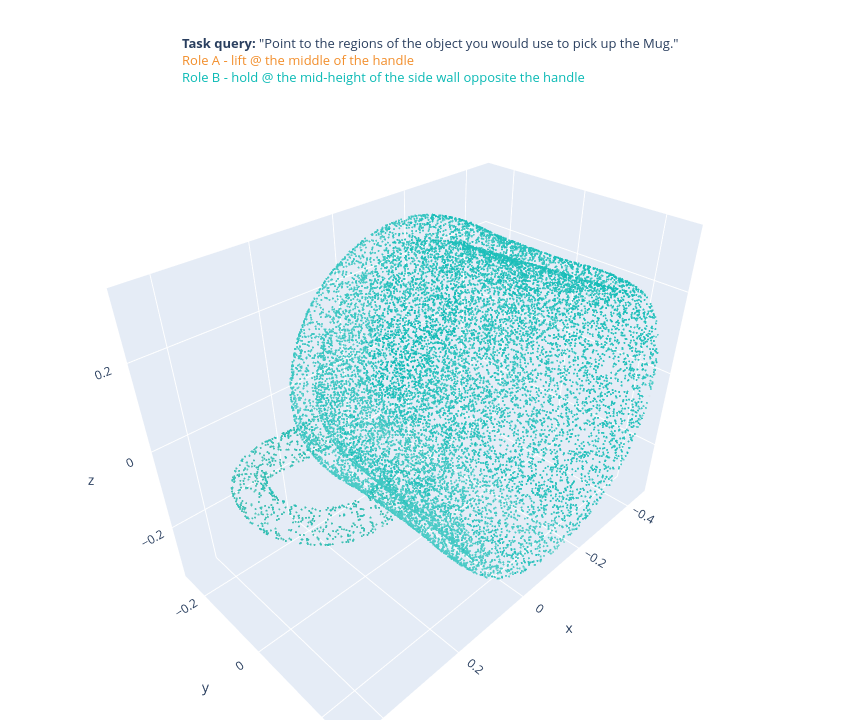

The code cell stored with this chart in its notebook:
### Markdown cell above
## 5 · The bimanual pair — both hands together
Show both coordinated regions on the canvas: this is the
two-region affordance the dataset is meant to produce.

### Code cell
# --- bimanual color scheme: role A = orange, role B = tiffany green ---
ORANGE,  TIFFANY  = "#F28E2B", "#0ABAB5"                # solid hues for the labels
ORANGE_SCALE  = [[0.0, "#FBDDB6"], [1.0, ORANGE]]       # light tint -> orange   (role A)
TIFFANY_SCALE = [[0.0, "#BFE9E6"], [1.0, TIFFANY]]      # light tint -> tiffany  (role B)

def two_role_fig(xyz, sA, sB, labelA, labelB, task_query, thr=0.15):
    s = slice(None, None, max(1, len(xyz)//60000))
    fig = go.Figure()
    fig.add_trace(go.Scatter3d(x=xyz[s,0],y=xyz[s,1],z=xyz[s,2],mode="markers",
        marker=dict(size=1.2,color="lightgrey",opacity=0.25),name="object",hoverinfo="skip"))
    for sc, name, scale in [(sA,labelA,ORANGE_SCALE),(sB,labelB,TIFFANY_SCALE)]:
        m = sc[s] > thr
        fig.add_trace(go.Scatter3d(x=xyz[s][m,0],y=xyz[s][m,1],z=xyz[s][m,2],mode="markers",
            marker=dict(size=1.2,color=sc[s][m],colorscale=scale,cmin=thr,
                        cmax=max(thr+0.05,float(sc.max())),opacity=0.9),name=name))

    # title as a centered block with left-aligned lines (annotation: xanchor center -> block is centered,
    # align left -> lines sit flush-left under each other): task query (neutral) + each role tag, colored
    title = (f'<b>Task query:</b> "{task_query}"<br>'
             + f"<span style='color:{ORANGE}'>Role A - {labelA}</span><br>"
             + f"<span style='color:{TIFFANY}'>Role B - {labelB}</span>")
    fig.add_annotation(text=title, xref="paper", yref="paper",
                       x=0.5, xanchor="center", y=1.02, yanchor="bottom",
                       align="left", showarrow=False, font=dict(size=13))

    fig.update_layout(
        width=860, height=720, scene=dict(aspectmode="data"),
        margin=dict(l=0, r=0, t=100, b=0), showlegend=False)
    return fig

two_role_fig(xyz, scoreA, scoreB,
             f"{roleA['role']} @ {roleA['contact_region']}",
             f"{roleB['role']} @ {roleB['contact_region']}",
             query["query"]).show()

### Figure 1 — Plotly figure (JSON) as saved in the notebook; plotly's stock layout.template omitted (floating-point values rounded to 4 significant figures; data arrays with more than 128 entries replaced by an {"elided": "..."} marker saying what was removed)
{"data": [{"hoverinfo": "skip", "marker": {"color": "lightgrey", "opacity": 0.25, "size": 1.2}, "mode": "markers", "name": "object", "type": "scatter3d", "x": {"elided": "16384 float values"}, "y": {"elided": "16384 float values"}, "z": {"elided": "16384 float values"}}, {"marker": {"cmax": 0.9998, "cmin": 0.15, "color": {"elided": "1024 float values"}, "colorscale": [[0, "#FBDDB6"], [1, "#F28E2B"]], "opacity": 0.9, "size": 1.2}, "mode": "markers", "name": "lift @ the middle of the handle", "type": "scatter3d", "x": {"elided": "1024 float values"}, "y": {"elided": "1024 float values"}, "z": {"elided": "1024 float values"}}, {"marker": {"cmax": 0.9995, "cmin": 0.15, "color": {"elided": "16380 float values"}, "colorscale": [[0, "#BFE9E6"], [1, "#0ABAB5"]], "opacity": 0.9, "size": 1.2}, "mode": "markers", "name": "hold @ the mid-height of the side wall opposite the handle", "type": "scatter3d", "x": {"elided": "16380 float values"}, "y": {"elided": "16380 float values"}, "z": {"elided": "16380 float values"}}], "layout": {"annotations": [{"align": "left", "font": {"size": 13}, "showarrow": false, "text": "<b>Task query:</b> \"Point to the regions of the object you would use to pick up the Mug.\"<br><span style='color:#F28E2B'>Role A - lift @ the middle of the handle</span><br><span style='color:#0ABAB5'>Role B - hold @ the mid-height of the side wall opposite the handle</span>", "x": 0.5, "xanchor": "center", "xref": "paper", "y": 1.02, "yanchor": "bottom", "yref": "paper"}], "height": 720, "margin": {"b": 0, "l": 0, "r": 0, "t": 100}, "scene": {"aspectmode": "data"}, "showlegend": false, "width": 860}}
